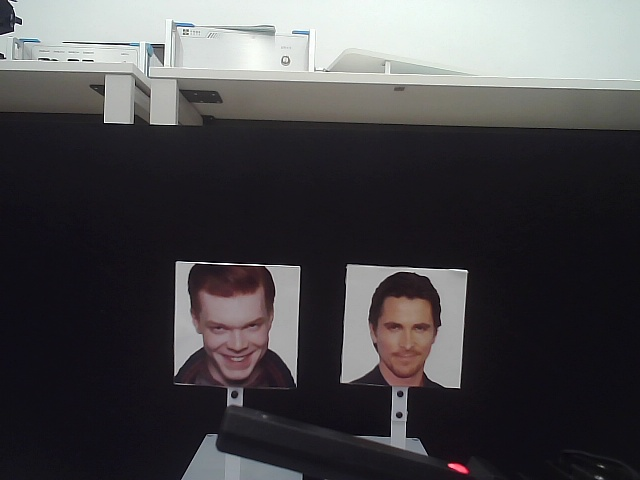
#> input picture image_20250528/face_pos_cross.jpg, 640 x 480 px
$ python -i image_util.py   (imports and definitions only)
#> lines starting #> are read from the running program, lines starting #| are printed output that depends on the picture
#> further down, picture is the input picture: shape (480, 640, 3); mean B, G, R 74.3, 71.8, 73.2
import cv2
import numpy as np

# [50 lines left out: function adjust_brightness, not called in this run]

def auto_contrast(image, clip_limit=2.0, tile_grid_size=(8, 8)):
    """
    使用CLAHE（对比度受限的自适应直方图均衡化）增强图像对比度

    :param image: 输入图像
    :param clip_limit: 对比度限制参数，默认为2.0
    :param tile_grid_size: 分块大小，默认为8x8
    :return: 增强后的图像
    """
#> called with clip_limit = 2, tile_grid_size = (8, 8)
    if image is None:
        return None

    # 转换为LAB色彩空间（L通道代表亮度）
    if len(image.shape) == 3:
        lab = cv2.cvtColor(image, cv2.COLOR_BGR2LAB)
#> lab: shape (480, 640, 3); mean of channels 0, 1, 2 72.4, 129.2, 126.8
        l, a, b = cv2.split(lab)
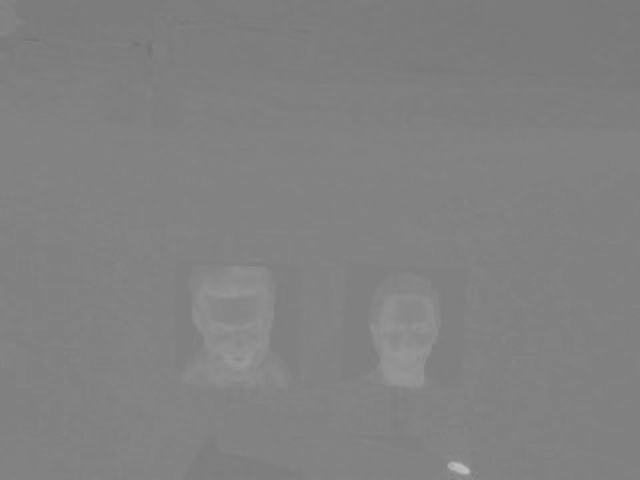
#> a: shape (480, 640); min 114, max 194, mean 129.2

        # 创建CLAHE对象
        clahe = cv2.createCLAHE(clipLimit=clip_limit, tileGridSize=tile_grid_size)

        # 应用CLAHE到L通道
        cl = clahe.apply(l)
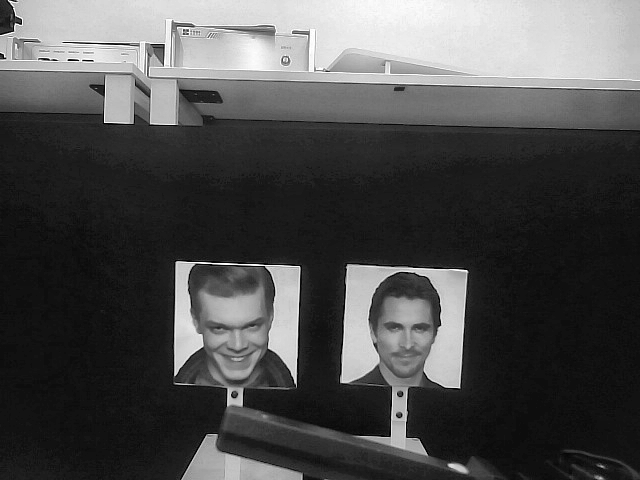
#> cl: shape (480, 640); min 1, max 255, mean 77.7

        # 合并通道
        enhanced_lab = cv2.merge((cl, a, b))
#> enhanced_lab: shape (480, 640, 3); mean of channels 0, 1, 2 77.7, 129.2, 126.8

        # 转换回BGR色彩空间
        enhanced_image = cv2.cvtColor(enhanced_lab, cv2.COLOR_LAB2BGR)
    else:
        # 灰度图像直接应用CLAHE
        clahe = cv2.createCLAHE(clipLimit=clip_limit, tileGridSize=tile_grid_size)
        enhanced_image = clahe.apply(image)

    return enhanced_image

>>> import cv2
>>> picture = cv2.imread('../../image_20250528/face_pos_cross.jpg')
>>> result = auto_contrast(picture)

$ run again, on image_20250528/face_pos_left.jpg
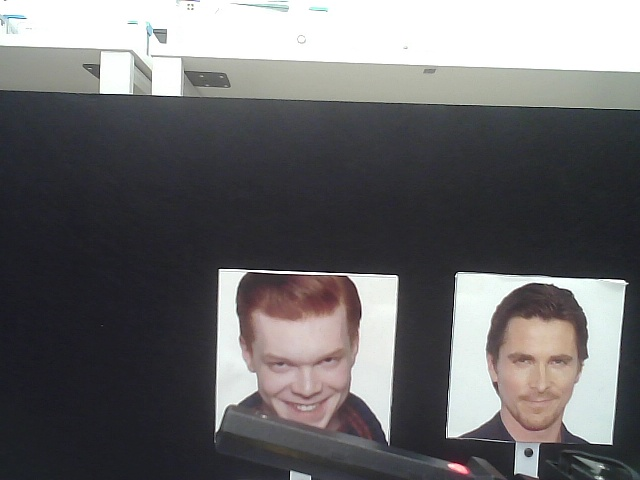
#> input picture image_20250528/face_pos_left.jpg, 640 x 480 px
#> picture is the input picture: shape (480, 640, 3); mean B, G, R 106.6, 105.1, 106
#> lab: shape (480, 640, 3); mean of channels 0, 1, 2 108.1, 129, 127
#> in auto_contrast, `cl = clahe.apply(l)`:
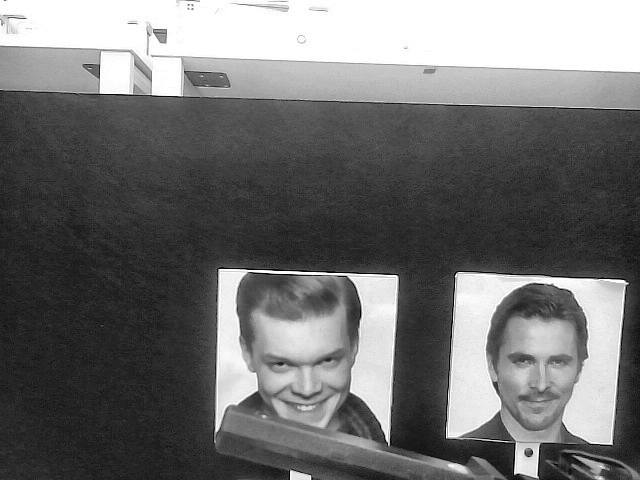
#> cl: shape (480, 640); min 0, max 255, mean 112.3
#> enhanced_lab: shape (480, 640, 3); mean of channels 0, 1, 2 112.3, 129, 127
#> in auto_contrast, `enhanced_image = cv2.cvtColor(enhanced_lab, cv2.COLOR_LAB2BGR)`:
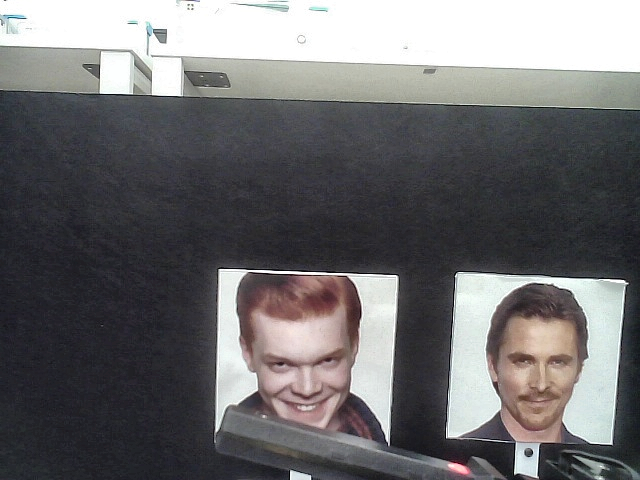
#> enhanced_image: shape (480, 640, 3); mean B, G, R 110.3, 108.6, 109.6

$ run again, on image_20250528/face_pos_right.jpg
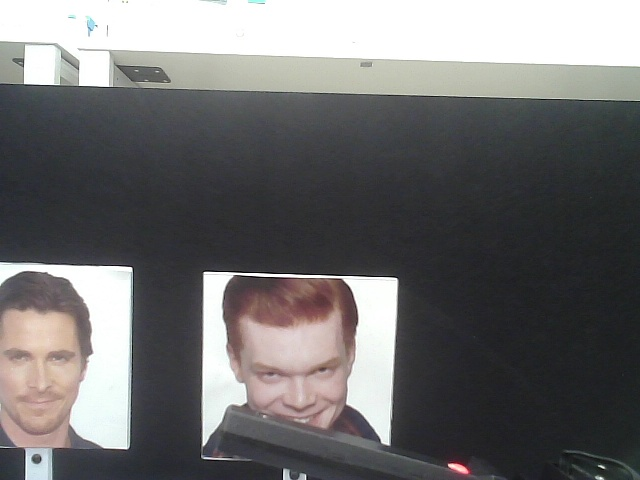
#> input picture image_20250528/face_pos_right.jpg, 640 x 480 px
#> picture is the input picture: shape (480, 640, 3); mean B, G, R 109.9, 109.4, 110.3
#> lab: shape (480, 640, 3); mean of channels 0, 1, 2 113, 128.6, 127.7
#> in auto_contrast, `l, a, b = cv2.split(lab)`:
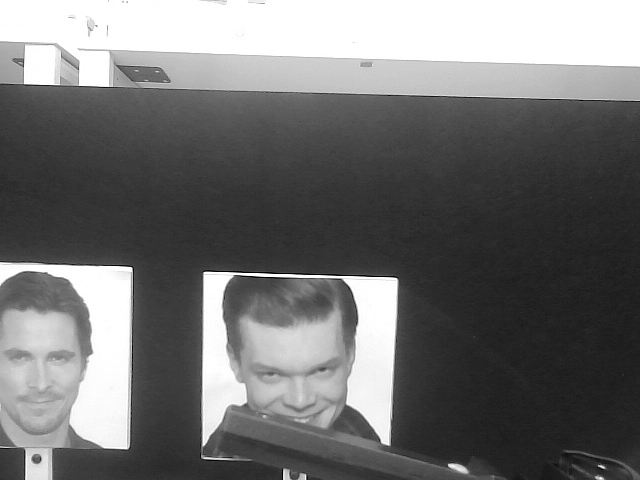
#> l: shape (480, 640); min 0, max 255, mean 113
#> enhanced_lab: shape (480, 640, 3); mean of channels 0, 1, 2 117.1, 128.6, 127.7
#> in auto_contrast, `enhanced_image = cv2.cvtColor(enhanced_lab, cv2.COLOR_LAB2BGR)`:
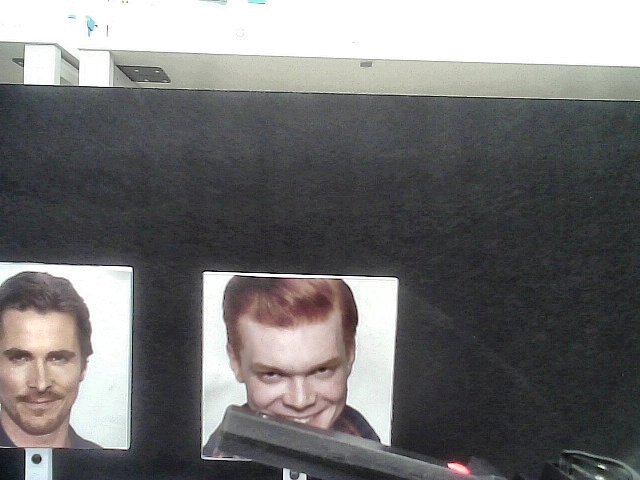
#> enhanced_image: shape (480, 640, 3); mean B, G, R 113.4, 112.9, 113.9
